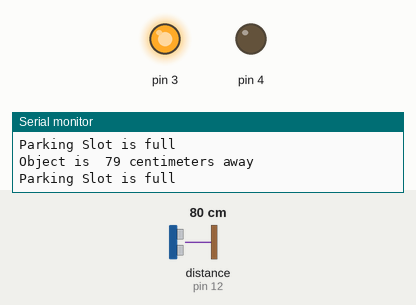
Recording of a sketch running on a simulated Arduino Uno, built with avr-gcc and run on an emulated ATmega328P. On the bench: output pins drawn as LEDs (lit = HIGH), the last lines printed to the serial monitor. Wiring (inferred from the names in the program): ultrasonic range finder: trigger pin 11; echo pin 12. Inputs (shaded band) come from the test bench; at power-on: distance to the obstacle (sensor on pin 12) 80 cm. The echo pulse lasts 58.3 µs per cm; pins used as bus, display or sensor lines are not drawn.

Above: at 1.2 s.
1.3 s: distance to the obstacle (sensor on pin 12) set to 96 cm
2.8 s: distance to the obstacle (sensor on pin 12) set to 106 cm
At 3.6 s:
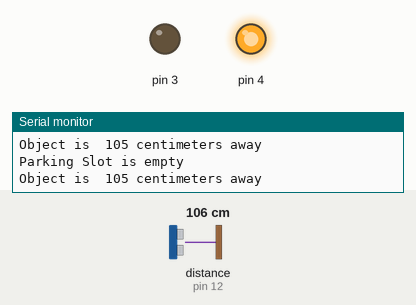
4.3 s: distance to the obstacle (sensor on pin 12) set to 93 cm
5.8 s: distance to the obstacle (sensor on pin 12) set to 87 cm
At 7.1 s:
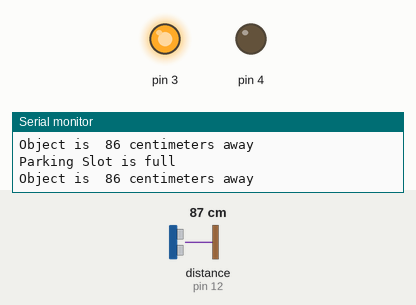
8.8 s: distance to the obstacle (sensor on pin 12) set to 120 cm
At 9.9 s:
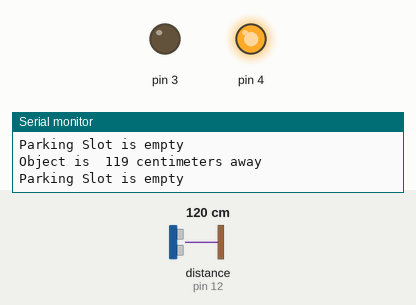
10.3 s: distance to the obstacle (sensor on pin 12) set to 18 cm
At 11.5 s:
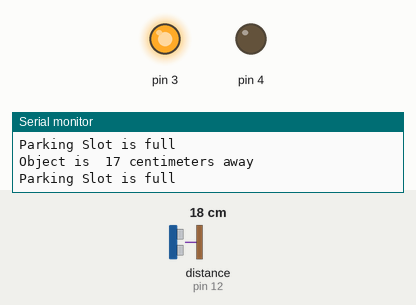
Timing chart, 0 to 12.9 s (numbered marks = the images above; inputs shaded):
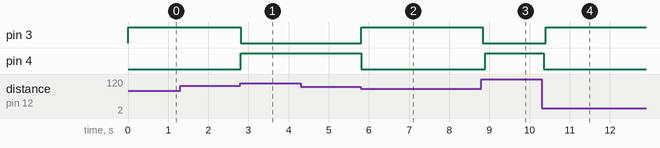

The sketch:

smart_parking_system.ino
```cpp
int trigPin = 11;    // Trigger
int echoPin = 12;    // Echo
long duration, cm;
void setup()
{
  //Serial Port begin
  Serial.begin (9600);
  //Define inputs and outputs
  pinMode(trigPin, OUTPUT);
  pinMode(echoPin, INPUT);
  pinMode(4,OUTPUT);
  pinMode(3,OUTPUT);

}
void loop() {
  digitalWrite(trigPin, LOW);
  delayMicroseconds(5);
  digitalWrite(trigPin, HIGH);
  delayMicroseconds(10);
  digitalWrite(trigPin, LOW);
  pinMode(echoPin, INPUT);
  duration = pulseIn(echoPin, HIGH);

  cm = (duration/2) / 29.1;

  if (cm>100)
  {	digitalWrite(3,LOW);
    Serial.println("Parking Slot is empty");
    Serial.print("Object is  ");
    Serial.print(cm);
    Serial.println(" centimeters away");
    digitalWrite(4,HIGH);

   }
  else if(cm<90)
  {	digitalWrite(4,LOW);
    Serial.println("Parking Slot is full");
    Serial.print("Object is  ");
    Serial.print(cm);
    Serial.println(" centimeters away");
    digitalWrite(3,HIGH);


  }
}
```

Measured:
- the behaviour switches between 100 and 101 cm on distance to the obstacle (sensor on pin 12) (found by bisection; images 0 and 1)
- the behaviour switches between 91 and 90 cm on distance to the obstacle (sensor on pin 12) (found by bisection; images 1 and 2)
- after the input at 2.8 s, pin 3: HIGH → LOW at once; pin 4: LOW → HIGH at once
- after the input at 5.8 s, pin 3: LOW → HIGH at once; pin 4: HIGH → LOW at once
- after the input at 8.8 s, pin 3: HIGH → LOW at once; pin 4: LOW → HIGH after 0.09 s
- after the input at 10.3 s, pin 3: LOW → HIGH after 0.10 s; pin 4: HIGH → LOW after 0.05 s
